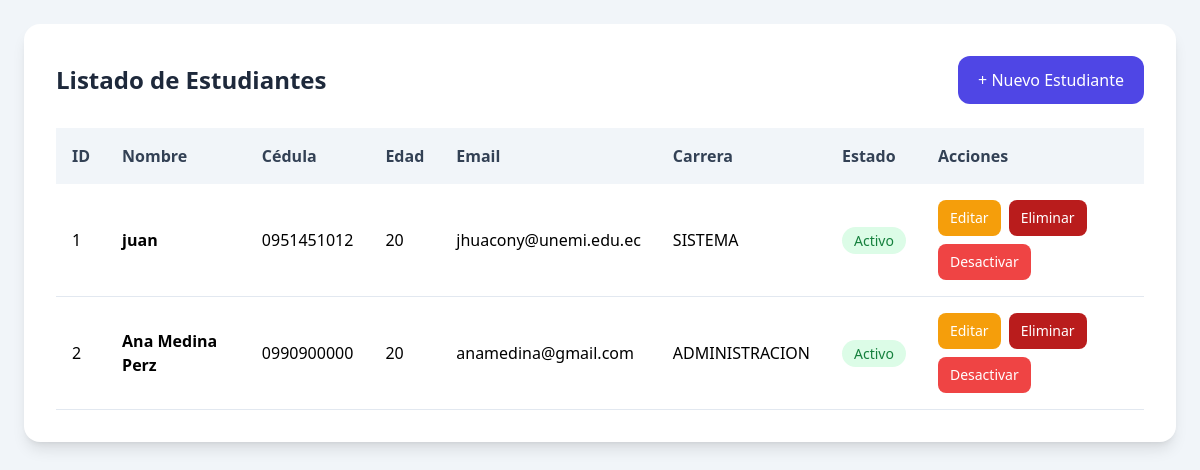
The page / on the database its author committed.
### estudiantes/models.py (models this page shows, shortened)
class Estudiante(models.Model):
    CARRERAS = (
        (1, 'SISTEMA'),
        (2, 'INDUSTRIAL'),
        (3, 'CIVIL'),
        (4, 'ADMINISTRACION'),
        (5, 'MEDICINA'),
        (6, 'OTROS'),
    )
    ESTADOS=[(True,'ACTIVO'),(False, 'INACTIVO')]
    nombre = models.CharField(max_length=100)
    cedula = models.CharField(max_length=10, blank=True, null=True)
    edad = models.IntegerField(default=0, blank=True, null=True)
    email = models.EmailField(blank=True, null=True)
    estado = models.BooleanField(choices=ESTADOS, default=True, null=True)
    carrera = models.IntegerField(choices=CARRERAS, null=True)

### estudiantes/views.py (the view)
# urls.py: path("", views.listar_estudiantes, name="listar_estudiantes"),
def listar_estudiantes(request):
    estudiantes = Estudiante.objects.all().order_by("id")
    return render(request, "estudiantes/listar_estudiantes.html", {"estudiantes": estudiantes},)

### templates/estudiantes/listar_estudiantes.html (shortened to what this page needs)
<!DOCTYPE html>
<html lang="es">
<head>
    <script src="https://cdn.tailwindcss.com"></script>
</head>
<body class="bg-slate-100 min-h-screen p-6">
    <div class="max-w-6xl mx-auto bg-white
                rounded-2xl shadow-lg p-8">
        <div class="flex flex-wrap justify-between
                    items-center gap-4 mb-6">
            <h2 class="text-2xl font-bold text-slate-800">
                Listado de Estudiantes
            </h2>
            <a href="{% url 'crear_estudiantes' %}"
               class="bg-indigo-600 text-white px-5 py-3
                      rounded-xl hover:bg-indigo-700">
                + Nuevo Estudiante
            </a>
        </div>
        <div class="overflow-x-auto">
            <table class="w-full border-collapse text-left">
                <thead class="bg-slate-100 text-slate-700">
                    <tr>
                        <th class="p-4">ID</th>
                        <th class="p-4">Nombre</th>
                        <th class="p-4">Cédula</th>
                        <th class="p-4">Edad</th>
                        <th class="p-4">Email</th>
                        <th class="p-4">Carrera</th>
                        <th class="p-4">Estado</th>
                        <th class="p-4">Acciones</th>
                    </tr>
                </thead>
                <tbody>
                    {% for estudiante in estudiantes %}
                    <tr class="border-b border-slate-200
                               hover:bg-slate-50">
                        <td class="p-4">
                            {{ estudiante.id }}
                        </td>
                        <td class="p-4 font-semibold">
                            {{ estudiante.nombre }}
                        </td>
                        <td class="p-4">
                            {{ estudiante.cedula }}
                        </td>
                        <td class="p-4">
                            {{ estudiante.edad }}
                        </td>
                        <td class="p-4">
                            {{ estudiante.email }}
                        </td>
                        <td class="p-4">
                            {{ estudiante.get_carrera_display }}
                        </td>
                        <td class="p-4">
                            {% if estudiante.estado %}
                                <span class="bg-green-100 text-green-700
                                             px-3 py-1 rounded-full text-sm">
                                    Activo
                                </span>
                            {% else %}
                                <span class="bg-red-100 text-red-700
                                             px-3 py-1 rounded-full text-sm">
                                    Inactivo
                                </span>
                            {% endif %}
                        </td>
                        <td class="p-4">
                            <div class="flex flex-wrap gap-2">
                                <a href="{% url 'editar_estudiantes' estudiante.id %}"
                                   class="bg-amber-500 text-white
                                          px-3 py-2 rounded-lg
                                          hover:bg-amber-600 text-sm">
                                    Editar
                                </a>
                                <form method="POST"
                                    action="{% url 'eliminar_estudiante' estudiante.id %}"
                                    onsubmit="return confirm('¿Estás seguro de eliminar este estudiante?');">
                                    <button type="submit"
                                            class="bg-red-700 text-white px-3 py-2 rounded-lg text-sm">
                                        Eliminar
                                    </button>
                                </form>
                                {% if estudiante.estado %}
                                    <form method="POST"
                                          action="{% url 'cambiar_estado_estudiante' estudiante.id %}">
                                        <button type="submit"
                                                class="bg-red-500 text-white
                                                       px-3 py-2 rounded-lg
                                                       hover:bg-red-600 text-sm">
                                            Desactivar
                                        </button>
                                    </form>
                                {% endif %}
                            </div>
                        </td>
                    </tr>
                    {% endfor %}
                </tbody>
            </table>
        </div>
    </div>
</body>
</html>

### rows shown on the page
Estudiante: id "1", nombre "juan", cedula "0951451012", edad "20", email "jhuacony@unemi.edu.ec", carrera "SISTEMA", estado "Activo"
Estudiante: id "2", nombre "Ana Medina Perz", cedula "0990900000", edad "20", email "anamedina@gmail.com", carrera "ADMINISTRACION", estado "Activo"
